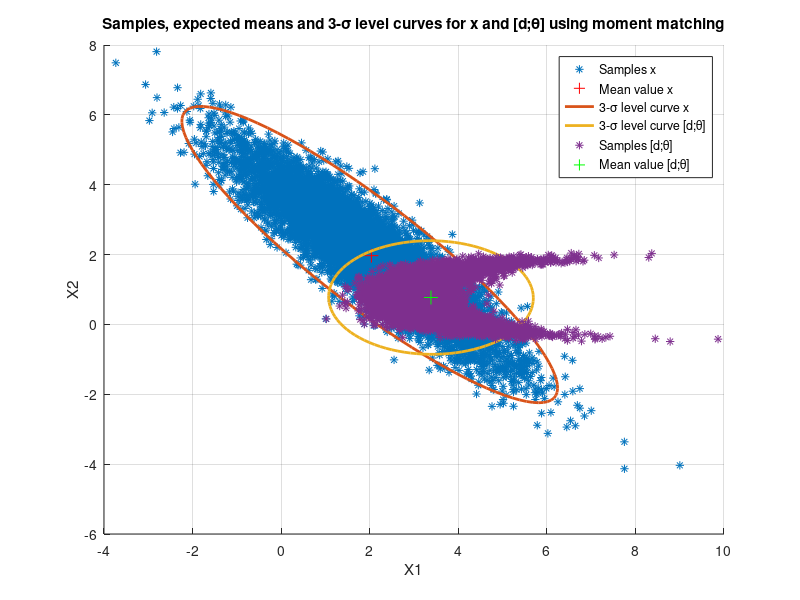
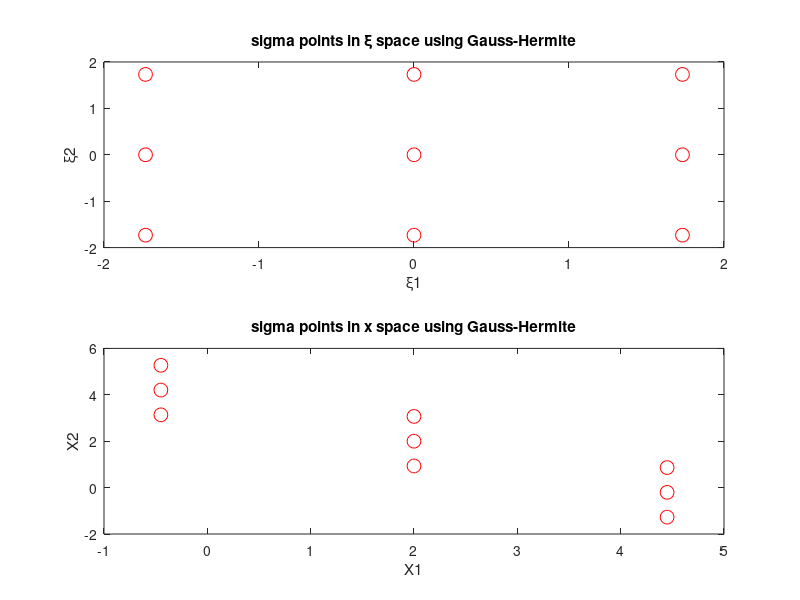
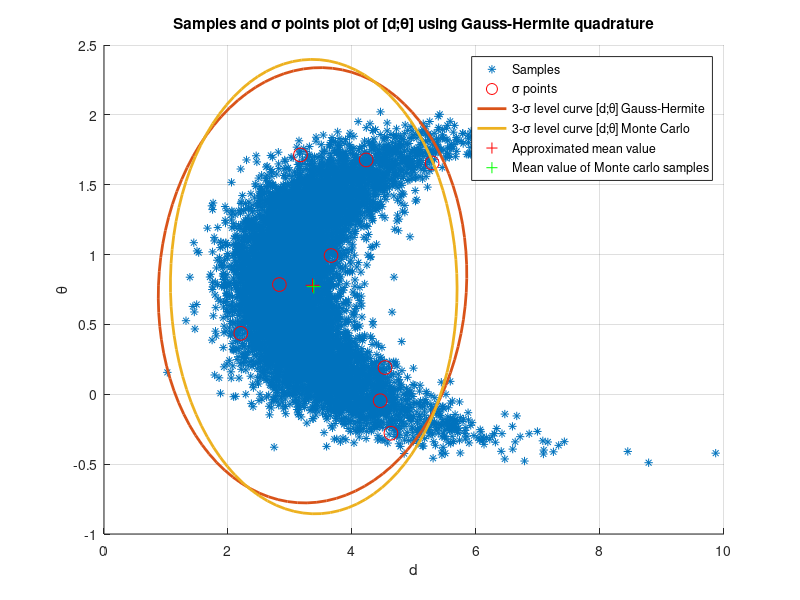
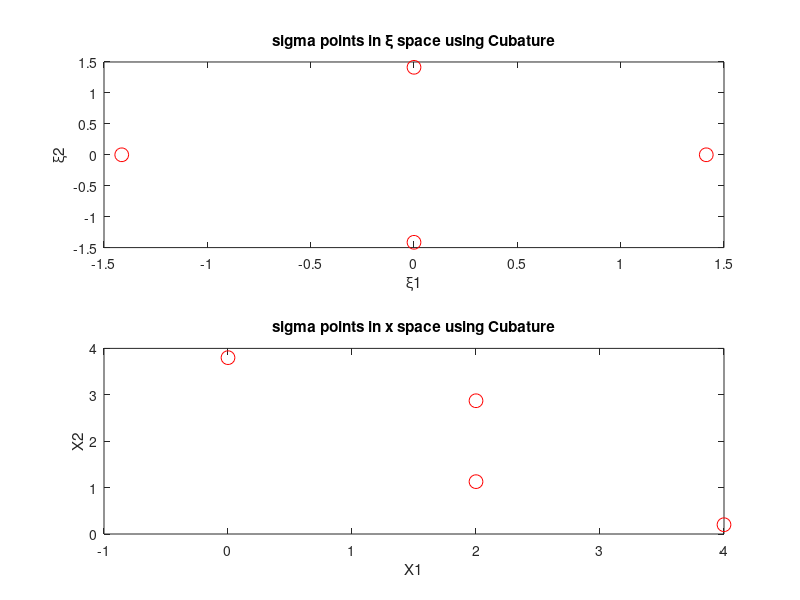

Reproduce these figures in MATLAB, in order.
clc;clear
close all
%% Monte Carlo integration
% Generate samples of x
mu = [2;2];
sigma = [2 -1.8;-1.8 2];
num = 10000;
x_hat = mvnrnd(mu,sigma,num);

% Generate samples of d,theta
d = sqrt(x_hat(:,1).^2+x_hat(:,2).^2)';
theta = atan(x_hat(:,2)./x_hat(:,1))';
for i = 1:num
    if theta(i) < -pi/4
        theta(i) = theta(i) + pi;
    end
end

% Calculate mean and covariance
mu_x = mean(x_hat,1);
cov_x = cov(x_hat,1);
mu_dtheta = mean([d;theta],2);
cov_dtheta = cov([d;theta]');

%% Monte Carlo illustration
n = 100; % Number of grid points
phi = linspace(0,2*pi,100); % Create grid in interval [0,2*pi] 

figure
hold on
grid on
% Samples
plot(x_hat(:,1),x_hat(:,2),'*')
% Mean
plot(mu_x(1),mu_x(2),'r+','MarkerSize',10)
% 3\Sigma ellipse
x = repmat(mu,1,n)+3*sqrtm(sigma)*[cos(phi);sin(phi)];
dtheta = repmat(mu_dtheta,1,n)+3*sqrtm(cov_dtheta)*[cos(phi);sin(phi)];
plot(x(1,:),x(2,:),'LineWidth',2)
plot(dtheta(1,:),dtheta(2,:),'LineWidth',2)
% Samples d,theta
plot(d,theta,'*')
% Mean d,theta
plot(mu_dtheta(1),mu_dtheta(2),'g+','MarkerSize',10);
xlabel('X1')
ylabel('X2')
title('Samples, expected means and 3-\sigma level curves for x and [d;\theta] using moment matching')
legend('Samples x','Mean value x','3-\sigma level curve x',...
    '3-\sigma level curve [d;\theta]','Samples [d;\theta]','Mean value [d;\theta]')

%% Sigma point integration and illustration
% Gauss-Hermite quadrature
n = 2;
p = 3;
sqrt_P = chol(sigma)';
epsilon = zeros(2,6);
epsilon(:,1) = [0;0];
epsilon(:,2) = [sqrt(3);0];
epsilon(:,3) = [-sqrt(3);0];
epsilon(:,4) = [0;sqrt(3)];
epsilon(:,5) = [sqrt(3);sqrt(3)];
epsilon(:,6) = [-sqrt(3);sqrt(3)];
epsilon(:,7) = [0;-sqrt(3)];
epsilon(:,8) = [sqrt(3);-sqrt(3)];
epsilon(:,9) = [-sqrt(3);-sqrt(3)];
sigmaPoints = mu + sqrt_P*epsilon;
d_hat = sqrt(sigmaPoints(1,:).^2+sigmaPoints(2,:).^2)';
theta_hat = atan(sigmaPoints(2,:)./sigmaPoints(1,:))';
for i = 1:p^n
    if theta_hat(i) < -pi/4
        theta_hat(i) = theta_hat(i) + pi;
    end
end

w1 = [2/3;1/6;1/6];
w1 = [2/3*w1;1/6*w1;1/6*w1];
dt1 = [d_hat theta_hat];
mu_Gauss = sum(w1.*dt1);
covGauss = zeros(2,2,p^n);
for i = 1:p^n
    covGauss(:,:,i) = w1(i).*(dt1(i,:) - mu_Gauss)'*(dt1(i,:) - mu_Gauss);
end
cov_Gauss = sum(covGauss,3);
Gauss = repmat(mu_Gauss',1,100)+3*sqrtm(cov_Gauss)*[cos(phi);sin(phi)];


figure
subplot(2,1,1)
plot(epsilon(1,:),epsilon(2,:),'ro','MarkerSize',10)
title('sigma points in \xi space using Gauss-Hermite')
xlabel('\xi1')
ylabel('\xi2')
subplot(2,1,2)
plot(sigmaPoints(1,:),sigmaPoints(2,:),'ro','MarkerSize',10)
title('sigma points in x space using Gauss-Hermite')
xlabel('X1')
ylabel('X2')





figure
hold on
grid on
plot(d,theta,'*')
plot(d_hat,theta_hat,'ro','MarkerSize',10)
plot(Gauss(1,:),Gauss(2,:),'LineWidth',2)
plot(dtheta(1,:),dtheta(2,:),'LineWidth',2)
plot(mu_Gauss(1),mu_Gauss(2),'r+','MarkerSize',10)
plot(mu_dtheta(1),mu_dtheta(2),'g+','MarkerSize',10)
xlabel('d')
ylabel('\theta')
title('Samples and \sigma points plot of [d;\theta] using Gauss-Hermite quadrature')
legend('Samples','\sigma points','3-\sigma level curve [d;\theta] Gauss-Hermite',...
    '3-\sigma level curve [d;\theta] Monte Carlo','Approximated mean value','Mean value of Monte carlo samples')

% Cubature rule
n = 2;
chi = zeros(2,2*n);
chi(:,1) = mu + sqrt(2)*sqrt_P(:,1);
chi(:,2) = mu - sqrt(2)*sqrt_P(:,1);
chi(:,3) = mu + sqrt(2)*sqrt_P(:,2);
chi(:,4) = mu - sqrt(2)*sqrt_P(:,2);
d_hat2 = sqrt(chi(1,:).^2+chi(2,:).^2)';
theta_hat2 = atan(chi(2,:)./chi(1,:))';
for i = 1:2*n
    if theta_hat2(i) < -pi/4
        theta_hat2(i) = theta_hat2(i) + pi;
    end
end

chis = [sqrt(2) -sqrt(2) 0 0;0 0 sqrt(2) -sqrt(2)];

figure
subplot(2,1,1)
plot(chis(1,:),chis(2,:),'ro','MarkerSize',10)
title('sigma points in \xi space using Cubature')
xlabel('\xi1')
ylabel('\xi2')
subplot(2,1,2)
plot(chi(1,:),chi(2,:),'ro','MarkerSize',10)
title('sigma points in x space using Cubature')
xlabel('X1')
ylabel('X2')

dt2 = [d_hat2 theta_hat2];
mu_Cubature = 1/4*sum(dt2);
covCubature = zeros(2,2,2*n);
for i = 1:2*n
    covCubature(:,:,i) = 1/4*(dt2(i,:) - mu_Cubature)'*(dt2(i,:) - mu_Cubature);
end
cov_Cubature = sum(covCubature,3);
Cubature = repmat(mu_Cubature',1,100)+3*sqrtm(cov_Cubature)*[cos(phi);sin(phi)];

figure
hold on
grid on
plot(d,theta,'*')
plot(d_hat2,theta_hat2,'ro','MarkerSize',10)
plot(Cubature(1,:),Cubature(2,:),'LineWidth',2)
plot(dtheta(1,:),dtheta(2,:),'LineWidth',2)
plot(mu_Cubature(1),mu_Cubature(2),'r+','MarkerSize',10)
plot(mu_dtheta(1),mu_dtheta(2),'g+','MarkerSize',10)
xlabel('d')
ylabel('\theta')
title('Samples and \sigma points plot of [d;\theta] using cubature rule')
legend('Samples','\sigma points','3-\sigma level curve [d;\theta] Cubature',...
    '3-\sigma level curve [d;\theta] Monte Carlo','Approximated mean value','Mean value of Monte Carlo samples')

% EKF linearization
Jaco = [mu(1)/sqrt(mu(1)^2+mu(2)^2) mu(2)/sqrt(mu(1)^2+mu(2)^2);...
    mu(1)/(mu(1)^2+mu(2)^2) -mu(2)/(mu(1)^2+mu(2)^2)];
y_hat = [sqrt(mu(1)^2+mu(2)^2);atan(mu(2)/mu(1))] + Jaco*(x_hat'-mu);
mu_y = mean(y_hat,2);
cov_y = cov(y_hat');
ekf = repmat(mu_y,1,100)+3*sqrtm(cov_y)*[cos(phi);sin(phi)];
figure
hold on
grid on
plot(d,theta,'*')
plot(ekf(1,:),ekf(2,:),'LineWidth',2)
plot(dtheta(1,:),dtheta(2,:),'LineWidth',2)
plot(mu_dtheta(1),mu_dtheta(2),'r+','MarkerSize',10);
plot(mu_y(1),mu_y(2),'g+','MarkerSize',10);
xlabel('d')
ylabel('\theta')
title('Samples and 3\sigma-region of [d;\theta] using EKF linearization')
legend('Samples','3-\sigma level curve [d;\theta] EKF',...
    '3-\sigma level curve [d;\theta] Monte Carlo','Mean value of Samples',...
    'Mean value of EKF linearization')